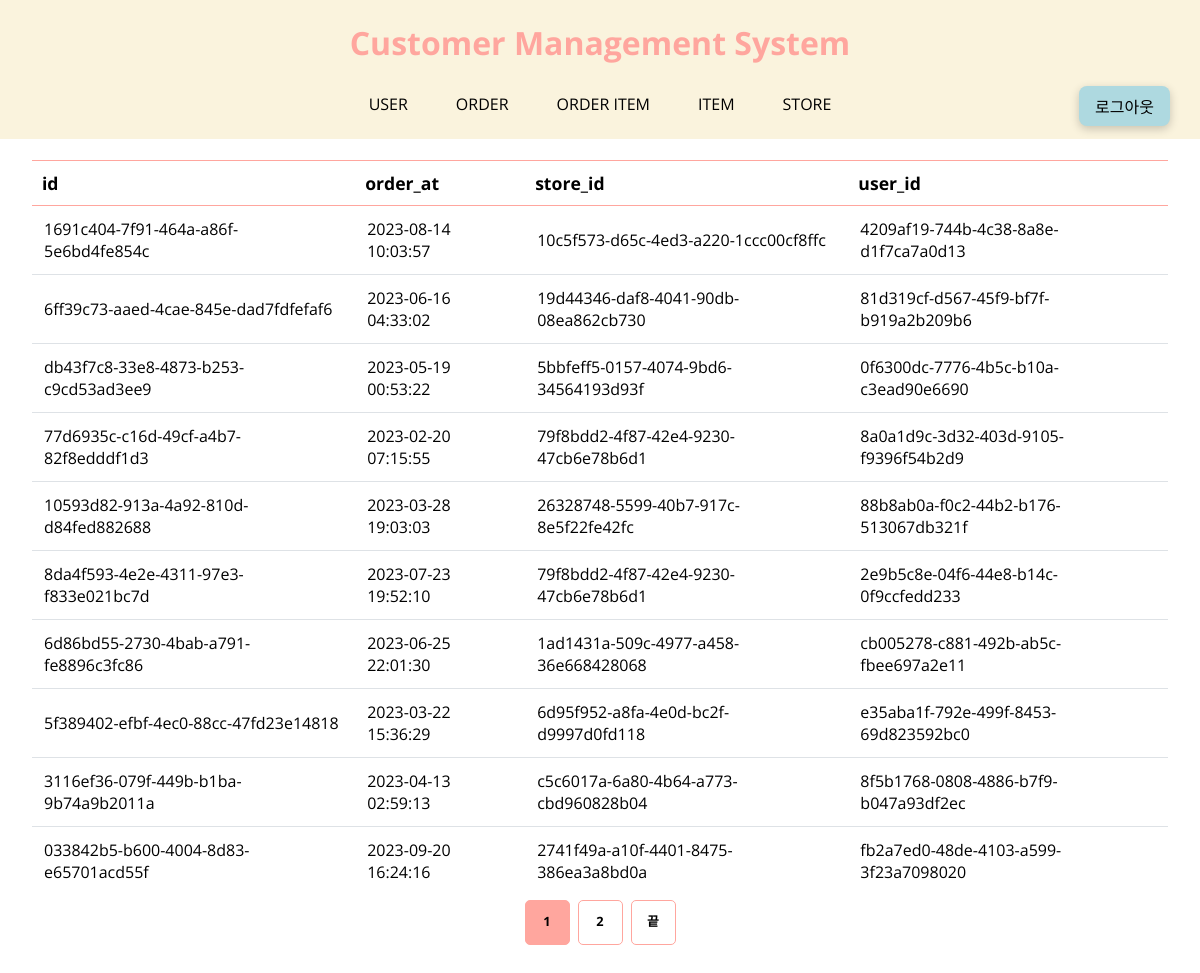
Screenshot of /orders/ with the database file from the repository.
### tables this page shows
CREATE TABLE orders(
"Id" TEXT PRIMARY KEY,
"OrderAt" TEXT,
"StoreId" TEXT,
"UserId" TEXT,
FOREIGN KEY(StoreId) REFERENCES "store"(Id),
FOREIGN KEY(UserId) REFERENCES "user"(Id));

### views/orders_view.py (the view)
@bp.route('/orders/')
def orders():
    page = request.args.get('page', default=1, type=int)
    orders = get_info('orders')
    data = []
    page_data = []
    for order in orders:
        data.append(order)
    total_pages = Pagination().get_total_pages(data)
    start_index = Pagination().get_start_index(page)
    end_index = Pagination().get_end_index(start_index)
    page_data = data[start_index:end_index]
    return render_template("orders.html", orders = page_data, total_pages = total_pages, current_page = page)

### common/pagination.py (called while the page is built)
    def get_total_pages(self, data):
        total_pages = len(data) // self.PER_PAGE + (len(data) % self.PER_PAGE > 0)
        return total_pages

    def get_start_index(self, page):
        start_index = self.PER_PAGE * (page - 1)
        return start_index

    def get_end_index(self, start_index):
        end_index = start_index + self.PER_PAGE
        return end_index

### db.py (called while the page is built)
def get_info(data_type):
    cursor.execute('select * from {}'.format(data_type))
    results = cursor.fetchall()
    return results

### templates/orders.html
{% extends "components/layout.html" %} {% block content %} {{ super() }}
<main class="main">
  <table>
    <tr>
      <th align="left">id</th>
      <th align="left">order_at</th>
      <th align="left">store_id</th>
      <th align="left">user_id</th>
    </tr>
    {% for order in orders %}
    <tr class="table__item hover">
      <td>
        <a class="table__item id" href="{{ url_for('order_item_detail.order_item_detail') }}">{{ order['Id'] }}</a>
      </td>
      <td>{{ order['OrderAt'] }}</td>
      <td>{{ order['StoreId'] }}</td>
      <td>{{ order['UserId'] }}</td>
    </tr>
    {% endfor %}
  </table>
  {% include "components/pagination.html" %}
</main>
{% endblock %}

### static/css/style.css (style rules this page uses)
* { box-sizing: border-box; }
body { margin: 0; font-family: 'Open Sans', sans-serif; }
a { text-decoration: none; color: black; }
.main { margin-top: 160px; margin-bottom: 50px; padding: 0 2rem; }

### static/css/variables.css (style rules this page uses)
:root { --color-primary: var(--color-blue); --color-primary-variant: var(--color-mint); --color-accent: var(--color-pink); --color-accent-variant: var(--color-beige); --color-text: var(--color-black); --color-blue: #aed9e0; --color-mint: #b8f2e6; --color-pink: #ffa69e; --color-beige: #faf3dd; --color-black: #000000; }

### static/css/components/table.css (style rules this page uses)
table { width: 100%; font-size: 1.1rem; border-collapse: collapse; }
th { padding: 10px; border-top: 1px solid var(--color-accent); border-bottom: 1.5px solid var(--color-accent); font-size: 1.1rem; }
.table__item td { padding: 12px; border-top: 1px solid #dee2e6; font-size: 1rem; }

### rows the page displays
orders: Id "1691c404-7f91-464a-a86f-5e6bd4fe854c", OrderAt "2023-08-14 10:03:57", StoreId "10c5f573-d65c-4ed3-a220-1ccc00cf8ffc", UserId "4209af19-744b-4c38-8a8e-d1f7ca7a0d13"
orders: Id "6ff39c73-aaed-4cae-845e-dad7fdfefaf6", OrderAt "2023-06-16 04:33:02", StoreId "19d44346-daf8-4041-90db-08ea862cb730", UserId "81d319cf-d567-45f9-bf7f-b919a2b209b6"
orders: Id "db43f7c8-33e8-4873-b253-c9cd53ad3ee9", OrderAt "2023-05-19 00:53:22", StoreId "5bbfeff5-0157-4074-9bd6-34564193d93f", UserId "0f6300dc-7776-4b5c-b10a-c3ead90e6690"
orders: Id "77d6935c-c16d-49cf-a4b7-82f8edddf1d3", OrderAt "2023-02-20 07:15:55", StoreId "79f8bdd2-4f87-42e4-9230-47cb6e78b6d1", UserId "8a0a1d9c-3d32-403d-9105-f9396f54b2d9"
orders: Id "10593d82-913a-4a92-810d-d84fed882688", OrderAt "2023-03-28 19:03:03", StoreId "26328748-5599-40b7-917c-8e5f22fe42fc", UserId "88b8ab0a-f0c2-44b2-b176-513067db321f"
orders: Id "8da4f593-4e2e-4311-97e3-f833e021bc7d", OrderAt "2023-07-23 19:52:10", StoreId "79f8bdd2-4f87-42e4-9230-47cb6e78b6d1", UserId "2e9b5c8e-04f6-44e8-b14c-0f9ccfedd233"
orders: Id "6d86bd55-2730-4bab-a791-fe8896c3fc86", OrderAt "2023-06-25 22:01:30", StoreId "1ad1431a-509c-4977-a458-36e668428068", UserId "cb005278-c881-492b-ab5c-fbee697a2e11"
orders: Id "5f389402-efbf-4ec0-88cc-47fd23e14818", OrderAt "2023-03-22 15:36:29", StoreId "6d95f952-a8fa-4e0d-bc2f-d9997d0fd118", UserId "e35aba1f-792e-499f-8453-69d823592bc0"
orders: Id "3116ef36-079f-449b-b1ba-9b74a9b2011a", OrderAt "2023-04-13 02:59:13", StoreId "c5c6017a-6a80-4b64-a773-cbd960828b04", UserId "8f5b1768-0808-4886-b7f9-b047a93df2ec"
orders: Id "033842b5-b600-4004-8d83-e65701acd55f", OrderAt "2023-09-20 16:24:16", StoreId "2741f49a-a10f-4401-8475-386ea3a8bd0a", UserId "fb2a7ed0-48de-4103-a599-3f23a7098020"

### other values shown
{{ current_page }} "1"
{{ current_page + 1 }} "2"
